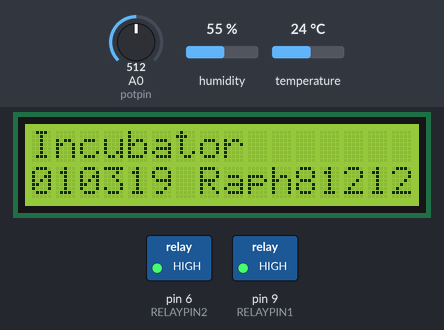
Simulated run of this sketch. Board: Arduino Uno, built with avr-gcc and run on an emulated ATmega328P. Parts: 16×2 character LCD, switched loads named in the sketch (green lamp = pin HIGH). The test bench sets the inputs (shaded band); at power-on: temperature 24 °C, A0 (potpin) = 512, humidity 55 %. What the sketch prints to the serial monitor is not drawn.

Above: at 1.2 s.
1.3 s: temperature set to 26.7 °C
At 5.6 s:
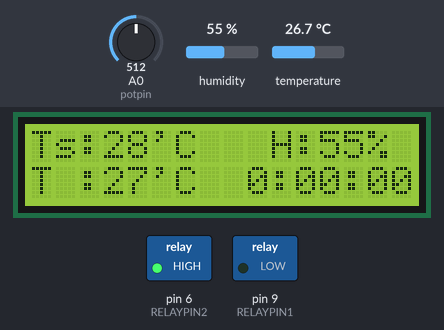
6.5 s: temperature set to 27.9 °C
At 7.8 s:
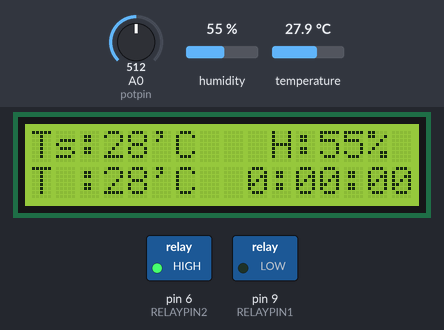
8.7 s: A0 (potpin) set to 493
At 9.9 s:
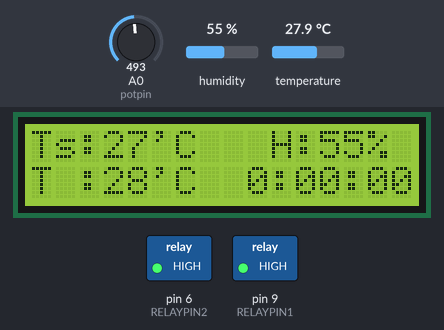
10.3 s: humidity set to 92 %
At 12.5 s:
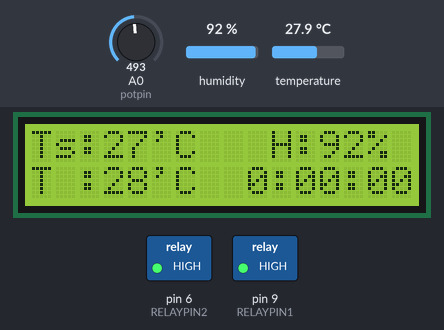
13.1 s: humidity set to 95 %
At 14.9 s:
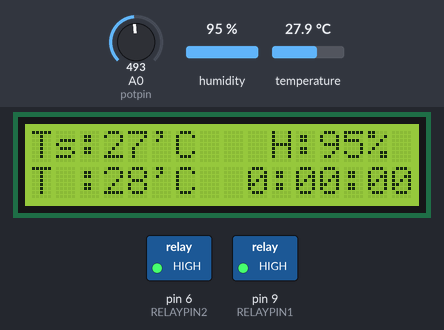
15.3 s: A0 (potpin) set to 716
At 16.6 s:
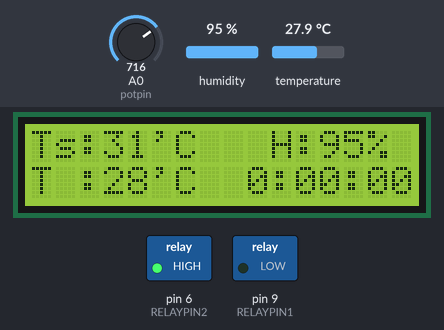
Timing chart, 0 to 18.3 s (numbered marks = the images above; inputs shaded):
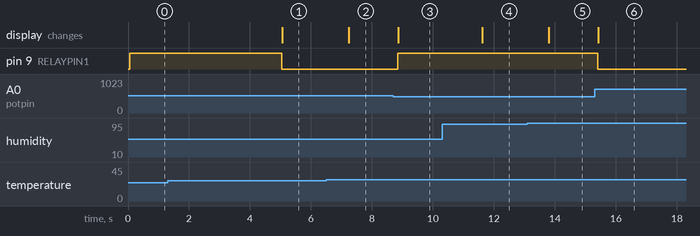

The sketch:

incubator_pot_time_i2c_fan_git.ino
```cpp
// Script Arduino pour programmer un incubateur
// mesure de la température et humidité avec DHT22
// relay 5V pour controler une lampe (100W) sur 220V et un ventilateur 9V
// ecran lcd LCM1602C

// deshydratation
// 42°C 18h (pain d'essene)

// Tempeh
// 32°C pendant 12h puis 30°C

// riz
// 30°C

// blé
// 20°C

// graine en generale
// 26°C

// saccharomyces cerevisiae
// 30°C - 35°C pour initial grow
// 37.5°C - 39.8°C ensuite

// include the library code:
//
// pour lcd
#include <LiquidCrystal.h>
// pour dht
#include <DHT.h>
#include <Adafruit_Sensor.h>
// pour i2c
#include <Wire.h>
#include <LiquidCrystal_I2C.h>
// Temp/Humidity Sensor
#define DHTPIN 8     // what pin we're connected to
#define DHTTYPE DHT22   // DHT 22  (AM2302)
// Initialize DHT sensor for normal 16mhz Arduino
DHT dht(DHTPIN, DHTTYPE);
// Relay
#define RELAYPIN1 9 // in1: lamp
int RELAYPIN2 = 6; // in2: fan  // ou #define RELAYPIN2 6
//I2C pins declaration
LiquidCrystal_I2C lcd(0x27, 2, 1, 0, 4, 5, 6, 7, 3, POSITIVE);
// potentiometre
int const potpin = A0; // // select the input pin for the potentiometer


//Variables
float hum;   //Stores humidity value
int humr; // rounded humidity
float tempp; //Stores temperature value Celsius
int temppr; // rounded tempp
int potval; // valeur potentiometre
int tset;  //Stores the set temperature

// For the lcd.clear();
int humr1;
int tset1;
int temppr1;

void setup()
{
  // setup the Tempt/Humidity Sensor
  dht.begin();
  // print on laptop screen
  Serial.begin(9600);
  // Setup relay
  pinMode(RELAYPIN1, OUTPUT);
  pinMode(RELAYPIN2, OUTPUT);
  // set up the number of columns and rows on the LCD
  lcd.begin(16, 2);
  lcd.backlight();//To Power ON the back light
  //lcd.backlight();// To Power OFF the back light

  humr=0;
  temppr=0;

  digitalWrite(RELAYPIN1, HIGH);
  digitalWrite(RELAYPIN2, HIGH);
}

void loop()
{

  intro();

  potval = analogRead(potpin); // valeur de potval entre 0 et 1024
  tset = map(potval, 0, 1023, 20, 36);// reechelonne entre 20°C et 35°C

  humr1 = humr;
  temppr1=temppr;
  tset1=tset;

  if (potval > 1023 || isnan(potval)) // check if potpin is well connected
  {
    Serial.println("Failed to read from pot!");
    lcd.clear();
    lcd.setCursor(0,0);
    lcd.print("pot failed");
    lcd.setCursor(0,1);
    lcd.print("lamp stopped");
    digitalWrite(RELAYPIN1, HIGH); // arret de la lampe si prb de connection
    return;
  }

  //Read data and store it to variables hum and temp
  hum = dht.readHumidity();
  humr=round(hum);
  tempp= dht.readTemperature();
  temppr= round(tempp);

  // Check if any reads failed and exit early (to try again).
  if (isnan(hum) || isnan(tempp)) // check if dht22 is well connected
  {
    Serial.println("Failed to read from DHT sensor!");
    lcd.clear();
    lcd.setCursor(0,0);
    lcd.print("DHT Failed");
    lcd.setCursor(0,1);
    lcd.print("devices stopped");
    digitalWrite(RELAYPIN1, HIGH); // arret de la lampe si prb de connection
    digitalWrite(RELAYPIN2, HIGH); // arret du fan si prb de connection
    return;
  }

  if ( humr != humr1 || tset != tset1 || temppr != temppr1 )
  {
    lcd.clear();
  }

  time();

  // lcd print Temperature
  //lcd.clear();
  lcd.setCursor(0,0);
  lcd.print("Ts:");
  lcd.print(tset);
  lcd.print("'C");
  lcd.setCursor(10,0);
  lcd.print("H:");
  lcd.print(humr);
  lcd.print("%");
  lcd.setCursor(0,1);
  lcd.print("T :");
  lcd.print(temppr);
  lcd.print("'C");

  //Print temp and humidity values to serial monitor
  Serial.print("Humidity: ");
  Serial.print(hum);
  Serial.print(" %, Temp: ");
  Serial.print(tempp);
  Serial.println(" Celsius");
  Serial.print(" %, Temp set: ");
  Serial.print(tset);
  Serial.println(" Celsius");

  // Condition d'allumage de la lampe
  if (temppr < tset)
  {
  digitalWrite(RELAYPIN1, LOW);
  Serial.print("Lamp ON ");
  }
  else if (temppr >= tset + 1)
  {
  digitalWrite(RELAYPIN1, HIGH);
  Serial.print("Lamp OFF ");
  }

  // Condition d'allumage du fan
  if (hum > 95)
  {
  digitalWrite(RELAYPIN2, LOW);
  Serial.print("Fan ON ");
  }
  else if (hum < 94)
  {
  digitalWrite(RELAYPIN2, HIGH);
  Serial.print("Fan OFF ");
  }

  delay(500);
}


void time()
{
  // Time
  long day = 86400000; // 86400000 milliseconds in a day
  long hour = 3600000; // 3600000 milliseconds in an hour
  long minute = 60000; // 60000 milliseconds in a minute
  long second =  1000; // 1000 milliseconds in a second

  long timeNow = millis();
  int days = timeNow / day ;                                //number of days
  int hours = (timeNow % day) / hour;                       //the remainder from days division (in milliseconds) divided by hours, this gives the full hours
  int minutes = ((timeNow % day) % hour) / minute ;         //and so on...
  int seconds = (((timeNow % day) % hour) % minute) / second;

  // digital clock display of current time
  lcd.setCursor(9,1);
  lcd.print(days,DEC);
  printDigits(hours);
  printDigits(minutes);
}

void printDigits(byte digits){
   // utility function for digital clock display: prints colon and leading 0
   lcd.print(":");
   if(digits < 10)
     lcd.print('0');
     lcd.print(digits,DEC);
}

void intro()
{
while(millis()<1000*5)
  {
  lcd.setCursor(0,0);
  lcd.print("Incubator");
  lcd.setCursor(0,1);
  lcd.print("010319 Raph81212");
  }
}
```

Measured:
- the behaviour switches between 512 and 511 on A0 (potpin) (found by bisection; images 2 and 3)
- after the input at 1.3 s, the display: changes after 3.8 s (image 1)
- after the input at 6.5 s, the display: changes after 0.74 s (image 2)
- after the input at 8.7 s, pin 9 (RELAYPIN1): LOW → HIGH after 0.15 s; the display: changes after 0.17 s (image 3)
- after the input at 10.3 s, the display: changes after 1.3 s (image 4)
- after the input at 13.1 s, the display: changes after 0.70 s (image 5)
- after the input at 15.3 s, pin 9 (RELAYPIN1): HIGH → LOW after 0.11 s; the display: changes after 0.12 s (image 6)
